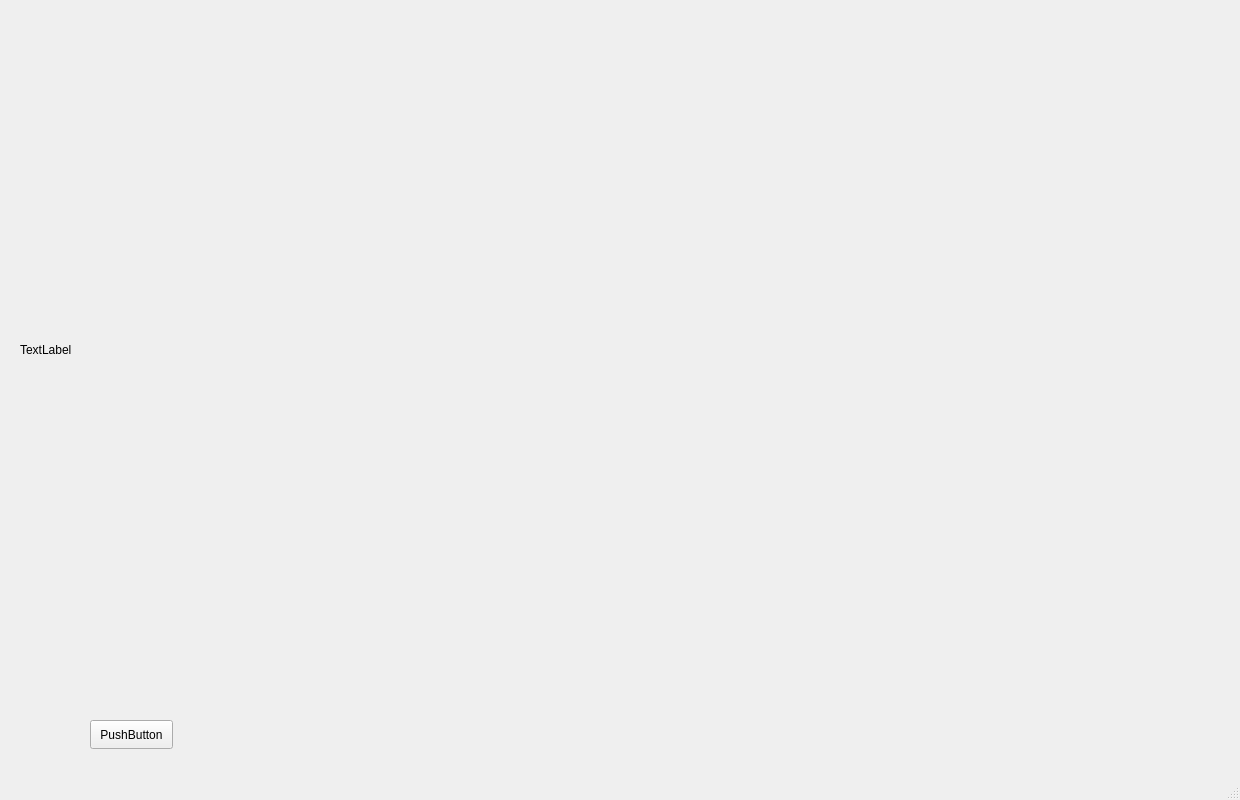
<?xml version="1.0" encoding="UTF-8"?>
<ui version="4.0">
 <class>MainWindow</class>
 <widget class="QMainWindow" name="MainWindow">
  <property name="geometry">
   <rect>
    <x>0</x>
    <y>0</y>
    <width>1240</width>
    <height>800</height>
   </rect>
  </property>
  <property name="windowTitle">
   <string>MainWindow</string>
  </property>
  <widget class="QWidget" name="centralwidget">
   <widget class="QLabel" name="display">
    <property name="geometry">
     <rect>
      <x>20</x>
      <y>0</y>
      <width>1200</width>
      <height>700</height>
     </rect>
    </property>
    <property name="text">
     <string>TextLabel</string>
    </property>
   </widget>
   <widget class="QPushButton" name="fire">
    <property name="geometry">
     <rect>
      <x>90</x>
      <y>720</y>
      <width>83</width>
      <height>29</height>
     </rect>
    </property>
    <property name="text">
     <string>PushButton</string>
    </property>
   </widget>
  </widget>
  <widget class="QMenuBar" name="menubar">
   <property name="geometry">
    <rect>
     <x>0</x>
     <y>0</y>
     <width>1240</width>
     <height>25</height>
    </rect>
   </property>
  </widget>
  <widget class="QStatusBar" name="statusbar"/>
 </widget>
 <resources/>
 <connections/>
</ui>
